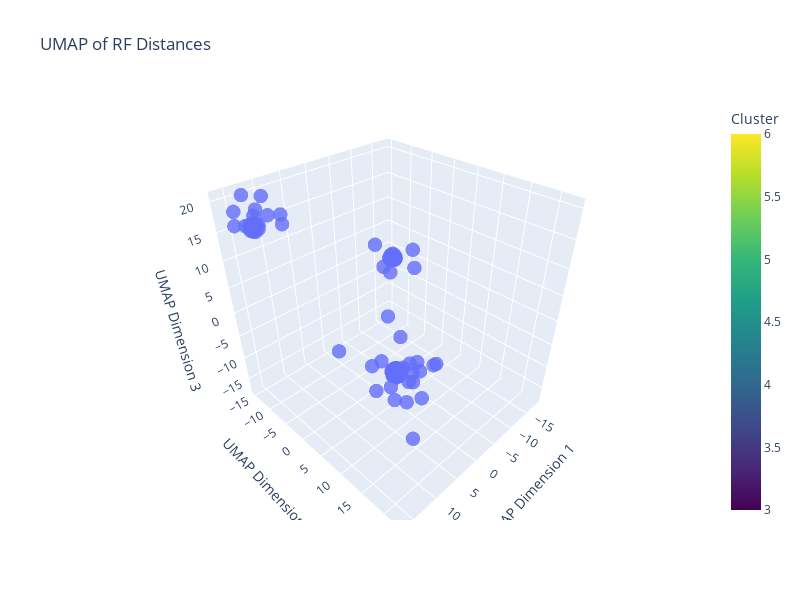

Here is the notebook cell this chart was saved with:
### Code cell
rf_matrix = np.zeros((max_trees, max_trees), dtype=float)

for i in range(max_trees):
    for j in range(i):
        rf: float = relative_robinson_foulds_distance(trees[i], trees[j])
        rf_matrix[i, j] = rf
        rf_matrix[j, i] = rf

fig, ax = plt.subplots(figsize=(8, 6))
plot_distance_matrix(rf_matrix, ax=ax, title="Robinson-Foulds Distance Matrix")
plt.show()
plt.figure(figsize=(7,4))
plt.hist(rf_matrix[np.triu_indices(max_trees, 1)], bins=20, color='purple', alpha=0.7)
plt.title('Histogram of Robinson-Foulds Distances (off-diagonal)')
plt.xlabel('RF Distance')
plt.ylabel('Frequency')
plt.grid(True)
plt.show()
rf_embedding = perform_umap(rf_matrix)
plot_component_umap_3d(rf_embedding, cluster_labels= None, title="UMAP of RF Distances")

### Figure 1 — Plotly figure (JSON) as saved in the notebook; plotly's stock layout.template omitted (floating-point values rounded to 4 significant figures; data arrays with more than 128 entries replaced by an {"elided": "..."} marker saying what was removed)
{"data": [{"hoverinfo": "text", "marker": {"colorbar": {"title": {"text": "Cluster"}}, "colorscale": [[0, "#440154"], [0.1111, "#482878"], [0.2222, "#3e4989"], [0.3333, "#31688e"], [0.4444, "#26828e"], [0.5556, "#1f9e89"], [0.6667, "#35b779"], [0.7778, "#6ece58"], [0.8889, "#b5de2b"], [1, "#fde725"]], "opacity": 0.8, "size": 5}, "mode": "markers", "name": "Data Points", "text": {"elided": "235 str values"}, "type": "scatter3d", "x": {"elided": "235 float values"}, "y": {"elided": "235 float values"}, "z": {"elided": "235 float values"}}], "layout": {"height": 600, "scene": {"xaxis": {"title": {"text": "UMAP Dimension 1"}}, "yaxis": {"title": {"text": "UMAP Dimension 2"}}, "zaxis": {"title": {"text": "UMAP Dimension 3"}}}, "title": {"text": "UMAP of RF Distances"}, "width": 800}}
